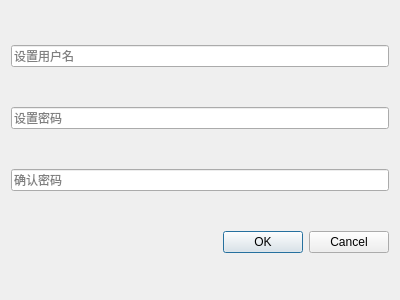
<?xml version="1.0" encoding="UTF-8"?>
<ui version="4.0">
 <class>registWidget</class>
 <widget class="QWidget" name="registWidget">
  <property name="geometry">
   <rect>
    <x>0</x>
    <y>0</y>
    <width>400</width>
    <height>300</height>
   </rect>
  </property>
  <property name="windowTitle">
   <string>Form</string>
  </property>
  <layout class="QVBoxLayout" name="verticalLayout">
   <item>
    <widget class="QLineEdit" name="lineEdit">
     <property name="placeholderText">
      <string>设置用户名</string>
     </property>
    </widget>
   </item>
   <item>
    <widget class="QLineEdit" name="lineEdit_2">
     <property name="placeholderText">
      <string>设置密码</string>
     </property>
    </widget>
   </item>
   <item>
    <widget class="QLineEdit" name="lineEdit_3">
     <property name="placeholderText">
      <string>确认密码</string>
     </property>
    </widget>
   </item>
   <item>
    <widget class="QDialogButtonBox" name="buttonBox">
     <property name="standardButtons">
      <set>QDialogButtonBox::Cancel|QDialogButtonBox::Ok</set>
     </property>
    </widget>
   </item>
  </layout>
 </widget>
 <resources/>
 <connections/>
</ui>
